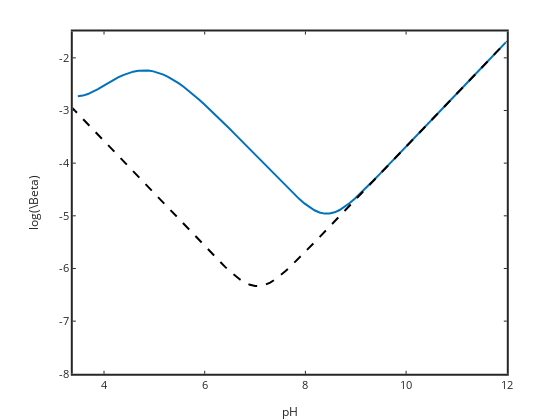

Notebook code for this chart:
### Markdown cell above
In the middle of the titration the buffer capacity is so low we can't see the values.  A "trick" to be able to "see" the curve in a situation like this is to plot the logarithm of the quantity instead of the quantity itself.

### Code cell
%plot -s 600,500 -f 'svg'
plot(pHder,log10(beta),'linewidth',2)
xlabel('pH'); ylabel('log(\Beta)')
set(gca,'linewidth',2,'fontsize',11)
title('Weak acid buffer capacity (dashed line just water)')
axis([3.38 12 -8 -1.5])
hold on
betas=diff(Nas)./diff(pHs);
n=size(pHs,2); pHders=pHs(1:n-1)+diff(pHs);
plot(pHders,log10(betas),'k--','linewidth',2)

### Figure 1 — Plotly figure (JSON) as saved in the notebook; plotly's stock layout.template omitted (floating-point values rounded to 4 significant figures)
{"data": [{"line": {"color": "rgb(0,113,188)", "dash": "solid", "width": 2}, "marker": {"color": "rgb(0,113,188)", "line": {"color": "rgb(0,113,188)"}, "size": 6, "symbol": "none"}, "mode": "lines", "name": "", "showlegend": false, "type": "scatter", "visibility": true, "x": [3.48, 3.58, 3.68, 3.78, 3.88, 3.98, 4.08, 4.18, 4.28, 4.38, 4.48, 4.58, 4.68, 4.78, 4.88, 4.98, 5.08, 5.18, 5.28, 5.38, 5.48, 5.58, 5.68, 5.78, 5.88, 5.98, 6.08, 6.18, 6.28, 6.38, 6.48, 6.58, 6.68, 6.78, 6.88, 6.98, 7.08, 7.18, 7.28, 7.38, 7.48, 7.58, 7.68, 7.78, 7.88, 7.98, 8.08, 8.18, 8.28, 8.38, 8.48, 8.58, 8.68, 8.78, 8.88, 8.98, 9.08, 9.18, 9.28, 9.38, 9.48, 9.58, 9.68, 9.78, 9.88, 9.98, 10.08, 10.18, 10.28, 10.38, 10.48, 10.58, 10.68, 10.78, 10.88, 10.98, 11.08, 11.18, 11.28, 11.38, 11.48, 11.58, 11.68, 11.78, 11.88, 11.98], "xaxis": "x", "y": [-2.73, -2.717, -2.688, -2.645, -2.594, -2.537, -2.48, -2.424, -2.373, -2.328, -2.29, -2.262, -2.244, -2.237, -2.241, -2.257, -2.283, -2.319, -2.365, -2.419, -2.481, -2.55, -2.624, -2.703, -2.786, -2.872, -2.961, -3.052, -3.144, -3.239, -3.334, -3.43, -3.527, -3.625, -3.723, -3.821, -3.92, -4.018, -4.117, -4.215, -4.312, -4.409, -4.503, -4.595, -4.683, -4.764, -4.836, -4.895, -4.937, -4.958, -4.957, -4.933, -4.89, -4.829, -4.756, -4.674, -4.586, -4.494, -4.398, -4.302, -4.203, -4.105, -4.005, -3.906, -3.806, -3.706, -3.607, -3.507, -3.407, -3.307, -3.207, -3.107, -3.007, -2.907, -2.807, -2.707, -2.607, -2.507, -2.407, -2.307, -2.207, -2.107, -2.007, -1.907, -1.807, -1.707], "yaxis": "y"}, {"line": {"color": "rgb(0,0,0)", "dash": "dash", "width": 2}, "marker": {"color": "rgb(0,0,0)", "line": {"color": "rgb(0,0,0)"}, "size": 6, "symbol": "none"}, "mode": "lines", "name": "", "showlegend": false, "type": "scatter", "visibility": true, "x": [2.1, 2.2, 2.3, 2.4, 2.5, 2.6, 2.7, 2.8, 2.9, 3, 3.1, 3.2, 3.3, 3.4, 3.5, 3.6, 3.7, 3.8, 3.9, 4, 4.1, 4.2, 4.3, 4.4, 4.5, 4.6, 4.7, 4.8, 4.9, 5, 5.1, 5.2, 5.3, 5.4, 5.5, 5.6, 5.7, 5.8, 5.9, 6, 6.1, 6.2, 6.3, 6.4, 6.5, 6.6, 6.7, 6.8, 6.9, 7, 7.1, 7.2, 7.3, 7.4, 7.5, 7.6, 7.7, 7.8, 7.9, 8, 8.1, 8.2, 8.3, 8.4, 8.5, 8.6, 8.7, 8.8, 8.9, 9, 9.1, 9.2, 9.3, 9.4, 9.5, 9.6, 9.7, 9.8, 9.9, 10, 10.1, 10.2, 10.3, 10.4, 10.5, 10.6, 10.7, 10.8, 10.9, 11, 11.1, 11.2, 11.3, 11.4, 11.5, 11.6, 11.7, 11.8, 11.9, 12], "xaxis": "x", "y": [-1.687, -1.787, -1.887, -1.987, -2.087, -2.187, -2.287, -2.387, -2.487, -2.587, -2.687, -2.787, -2.887, -2.987, -3.087, -3.187, -3.287, -3.387, -3.487, -3.587, -3.687, -3.787, -3.887, -3.987, -4.087, -4.187, -4.287, -4.387, -4.487, -4.587, -4.687, -4.787, -4.887, -4.987, -5.086, -5.186, -5.286, -5.385, -5.485, -5.583, -5.681, -5.778, -5.873, -5.966, -6.054, -6.135, -6.208, -6.267, -6.31, -6.333, -6.333, -6.31, -6.267, -6.208, -6.135, -6.054, -5.966, -5.873, -5.778, -5.681, -5.583, -5.485, -5.385, -5.286, -5.186, -5.086, -4.987, -4.887, -4.787, -4.687, -4.587, -4.487, -4.387, -4.287, -4.187, -4.087, -3.987, -3.887, -3.787, -3.687, -3.587, -3.487, -3.387, -3.287, -3.187, -3.087, -2.987, -2.887, -2.787, -2.687, -2.587, -2.487, -2.387, -2.287, -2.187, -2.087, -1.987, -1.887, -1.787, -1.687], "yaxis": "y"}], "layout": {"height": 420, "hovermode": "closest", "margin": {"b": 0, "l": 0, "r": 0, "t": 0}, "plot_bgcolor": "rgba(0,0,0,0)", "showlegend": false, "width": 560, "xaxis": {"anchor": "y", "autorange": false, "domain": [0.13, 0.905], "exponentformat": "none", "gridcolor": "rgba(38,38,38,0.15)", "gridwidth": 2, "linecolor": "rgb(38,38,38)", "linewidth": 2, "mirror": "ticks", "range": [3.38, 12], "showgrid": false, "showline": true, "side": "bottom", "spikedash": "solid", "spikemode": "across", "spikesides": false, "spikethickness": 1, "tickangle": 0, "tickcolor": "rgb(38,38,38)", "tickfont": {"color": "rgb(38,38,38)", "size": 11}, "ticklen": 3, "ticks": "inside", "ticktext": ["4", "6", "8", "10", "12"], "tickvals": [4, 6, 8, 10, 12], "title": {"font": {"color": "rgb(38,38,38)", "size": 12.1}, "text": "pH"}, "type": "linear", "visible": true, "zeroline": false}, "yaxis": {"anchor": "x", "autorange": false, "domain": [0.11, 0.925], "exponentformat": "none", "gridcolor": "rgba(38,38,38,0.15)", "gridwidth": 2, "linecolor": "rgb(38,38,38)", "linewidth": 2, "mirror": "ticks", "range": [-8, -1.5], "showgrid": false, "showline": true, "side": "left", "spikedash": "solid", "spikemode": "across", "spikesides": false, "spikethickness": 1, "tickangle": 0, "tickcolor": "rgb(38,38,38)", "tickfont": {"color": "rgb(38,38,38)", "size": 11}, "ticklen": 3, "ticks": "inside", "ticktext": ["-8", "-7", "-6", "-5", "-4", "-3", "-2"], "tickvals": [-8, -7, -6, -5, -4, -3, -2], "title": {"font": {"color": "rgb(38,38,38)", "size": 12.1}, "text": "log(\\Beta)"}, "type": "linear", "visible": true, "zeroline": false}}}
